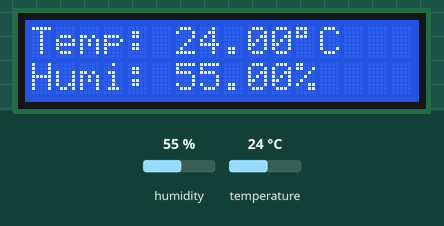
This sketch was run on a simulated Arduino Uno, built with avr-gcc and run on an emulated ATmega328P. Shown: 16×2 character LCD. The test bench sets the inputs (shaded band); at power-on: humidity 55 %, temperature 24 °C.

Above: at 2.7 s.
2.8 s: humidity set to 22 %
At 5.4 s:
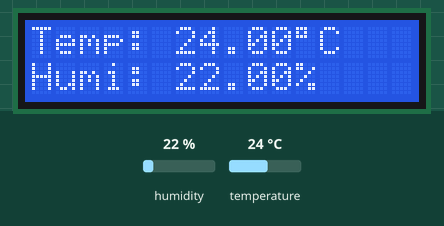
5.8 s: temperature set to 12 °C
At 6.5 s:
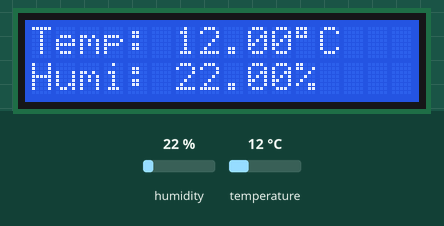
8.8 s: humidity set to 40 %
At 10.9 s:
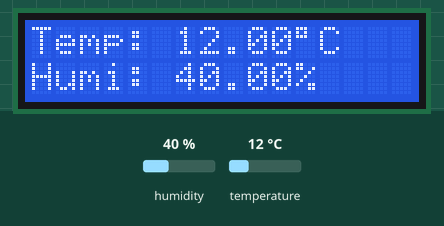
11.8 s: temperature set to 19 °C
At 13.1 s:
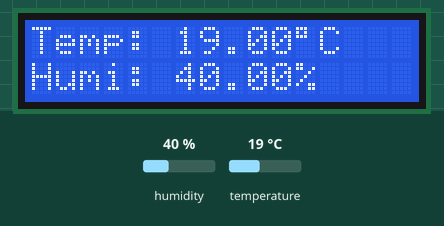
Timing chart, 0 to 14.8 s (numbered marks = the images above; inputs shaded):
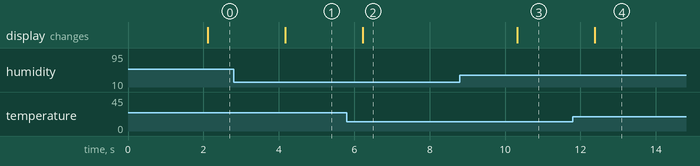

The sketch:

Chapter_5_LCD1602_Temperatrue_Humidity_Sensor.ino
```cpp
#include <LiquidCrystal_I2C.h>
#include "DHT.h"
#define DHT11_PIN 2  // Define the pin used to connect the sensor
#define DHTTYPE DHT11  // Define the type of the sensor

LiquidCrystal_I2C lcd(0x27, 16, 2); // I2C address 0x27, 16 column and 2 rows
DHT dht11(DHT11_PIN, DHT11);  // Create a DHT object

void setup()
{
  dht11.begin();     // initialize the sensor

  lcd.init();        // initialize the lcd
  lcd.clear();       // clear the LCD display
  lcd.backlight();   // Make sure backlight is on
}

void loop()
{
  // wait a few seconds between measurements.
  delay(2000);

  // read humidity
  float humi  = dht11.readHumidity();
  // read temperature as Celsius
  float tempC = dht11.readTemperature();
  lcd.clear();

  // check if any reads failed
  if (isnan(humi) || isnan(tempC)) {
    lcd.setCursor(0, 0);   //put "Failed" in LCD1602 (0,0)
    lcd.print("Failed");
  } else {
    lcd.setCursor(0, 0);  // start to print at the first row
    lcd.print("Temp: ");
    lcd.print(tempC);     // print the temperature
    lcd.print((char)223); // print ° character
    lcd.print("C");

    lcd.setCursor(0, 1);  // start to print at the second row
    lcd.print("Humi: ");
    lcd.print(humi);      // print the humidity
    lcd.print("%");
  }
}
```

Measured:
- after the input at 2.8 s, the display: changes after 1.4 s (image 1)
- after the input at 5.8 s, the display: changes after 0.42 s (image 2)
- after the input at 8.8 s, the display: changes after 1.5 s (image 3)
- after the input at 11.8 s, the display: changes after 0.58 s (image 4)
